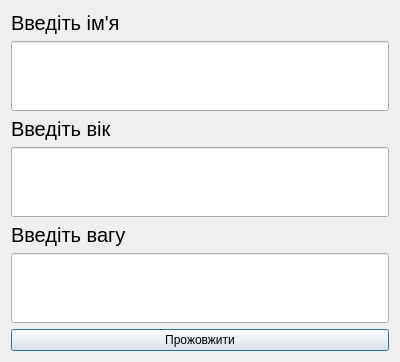
<?xml version="1.0" encoding="UTF-8"?>
<ui version="4.0">
 <class>Login</class>
 <widget class="QDialog" name="Login">
  <property name="geometry">
   <rect>
    <x>0</x>
    <y>0</y>
    <width>400</width>
    <height>362</height>
   </rect>
  </property>
  <property name="windowTitle">
   <string>Авторизація</string>
  </property>
  <layout class="QVBoxLayout" name="verticalLayout">
   <item>
    <widget class="QLabel" name="label_3">
     <property name="font">
      <font>
       <pointsize>15</pointsize>
      </font>
     </property>
     <property name="text">
      <string>Введіть ім'я</string>
     </property>
    </widget>
   </item>
   <item>
    <widget class="QLineEdit" name="lineEdit">
     <property name="minimumSize">
      <size>
       <width>0</width>
       <height>70</height>
      </size>
     </property>
     <property name="font">
      <font>
       <pointsize>22</pointsize>
      </font>
     </property>
     <property name="text">
      <string/>
     </property>
     <property name="alignment">
      <set>Qt::AlignCenter</set>
     </property>
    </widget>
   </item>
   <item>
    <widget class="QLabel" name="label_2">
     <property name="font">
      <font>
       <pointsize>15</pointsize>
      </font>
     </property>
     <property name="text">
      <string>Введіть вік</string>
     </property>
    </widget>
   </item>
   <item>
    <widget class="QLineEdit" name="lineEdit_2">
     <property name="minimumSize">
      <size>
       <width>0</width>
       <height>70</height>
      </size>
     </property>
     <property name="font">
      <font>
       <pointsize>22</pointsize>
      </font>
     </property>
     <property name="text">
      <string/>
     </property>
     <property name="alignment">
      <set>Qt::AlignCenter</set>
     </property>
    </widget>
   </item>
   <item>
    <widget class="QLabel" name="label">
     <property name="font">
      <font>
       <pointsize>15</pointsize>
      </font>
     </property>
     <property name="text">
      <string>Введіть вагу</string>
     </property>
    </widget>
   </item>
   <item>
    <widget class="QLineEdit" name="lineEdit_3">
     <property name="minimumSize">
      <size>
       <width>0</width>
       <height>70</height>
      </size>
     </property>
     <property name="font">
      <font>
       <pointsize>22</pointsize>
      </font>
     </property>
     <property name="text">
      <string/>
     </property>
     <property name="alignment">
      <set>Qt::AlignCenter</set>
     </property>
    </widget>
   </item>
   <item>
    <widget class="QPushButton" name="pushButton">
     <property name="text">
      <string>Прожовжити</string>
     </property>
    </widget>
   </item>
  </layout>
 </widget>
 <resources/>
 <connections/>
</ui>
